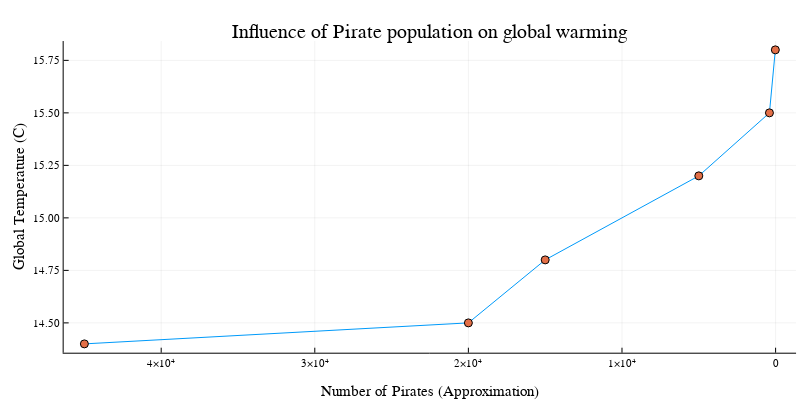

Notebook source saved alongside this figure:
### Code cell
# First plot the data
plot(numPirates,globalTemperatures,legend=false)
scatter!(numPirates,globalTemperatures,legend=false)

# This reverses the axis
xflip!()

# Add titles and labels
xlabel!("Number of Pirates (Approximation)")
ylabel!("Global Temperature (C)")
title!("Influence of Pirate population on global warming")

### Figure 1 — Plotly figure (JSON) as saved in the notebook; plotly's stock layout.template omitted (floating-point values rounded to 4 significant figures)
{"data": [{"colorbar": {"title": ""}, "legendgroup": "y1", "line": {"color": "rgba(0, 154, 250, 1.000)", "dash": "solid", "shape": "linear", "width": 1}, "mode": "lines", "name": "y1", "showlegend": true, "type": "scatter", "x": [45000, 20000, 15000, 5000, 400, 17], "xaxis": "x", "y": [14.4, 14.5, 14.8, 15.2, 15.5, 15.8], "yaxis": "y", "zmax": null, "zmin": null}, {"colorbar": {"title": ""}, "legendgroup": "y2", "marker": {"color": "rgba(227, 111, 71, 1.000)", "line": {"color": "rgba(0, 0, 0, 1.000)", "width": 1}, "size": 8, "symbol": "circle"}, "mode": "markers", "name": "y2", "showlegend": true, "type": "scatter", "x": [45000, 20000, 15000, 5000, 400, 17], "xaxis": "x", "y": [14.4, 14.5, 14.8, 15.2, 15.5, 15.8], "yaxis": "y", "zmax": null, "zmin": null}], "layout": {"annotations": [{"font": {"color": "rgba(0, 0, 0, 1.000)", "family": "sans-serif", "size": 20}, "rotation": 0, "showarrow": false, "text": "Influence of Pirate population on global warming", "x": 0.5373, "xanchor": "center", "xref": "paper", "y": 1, "yanchor": "top", "yref": "paper"}], "height": 400, "margin": {"b": 20, "l": 0, "r": 0, "t": 20}, "paper_bgcolor": "rgba(255, 255, 255, 1.000)", "plot_bgcolor": "rgba(255, 255, 255, 1.000)", "showlegend": false, "width": 800, "xaxis": {"anchor": "y", "domain": [0.07957, 0.9951], "gridcolor": "rgba(0, 0, 0, 0.100)", "gridwidth": 0.5, "linecolor": "rgba(0, 0, 0, 1.000)", "mirror": false, "range": [46350.0, -1332.0], "showgrid": true, "showline": true, "showticklabels": true, "tickangle": 0, "tickcolor": "rgb(0, 0, 0)", "tickfont": {"color": "rgba(0, 0, 0, 1.000)", "family": "sans-serif", "size": 11}, "tickmode": "array", "ticks": "inside", "ticktext": ["0", "1×10⁴", "2×10⁴", "3×10⁴", "4×10⁴"], "tickvals": [0, 10000, 20000, 30000, 40000], "title": "Number of Pirates (Approximation)", "titlefont": {"color": "rgba(0, 0, 0, 1.000)", "family": "sans-serif", "size": 15}, "type": "-", "visible": true, "zeroline": false, "zerolinecolor": "rgba(0, 0, 0, 1.000)"}, "yaxis": {"anchor": "x", "domain": [0.07581, 0.9415], "gridcolor": "rgba(0, 0, 0, 0.100)", "gridwidth": 0.5, "linecolor": "rgba(0, 0, 0, 1.000)", "mirror": false, "range": [14.36, 15.84], "showgrid": true, "showline": true, "showticklabels": true, "tickangle": 0, "tickcolor": "rgb(0, 0, 0)", "tickfont": {"color": "rgba(0, 0, 0, 1.000)", "family": "sans-serif", "size": 11}, "tickmode": "array", "ticks": "inside", "ticktext": ["14.50", "14.75", "15.00", "15.25", "15.50", "15.75"], "tickvals": [14.5, 14.75, 15, 15.25, 15.5, 15.75], "title": "Global Temperature (C)", "titlefont": {"color": "rgba(0, 0, 0, 1.000)", "family": "sans-serif", "size": 15}, "type": "-", "visible": true, "zeroline": false, "zerolinecolor": "rgba(0, 0, 0, 1.000)"}}}
